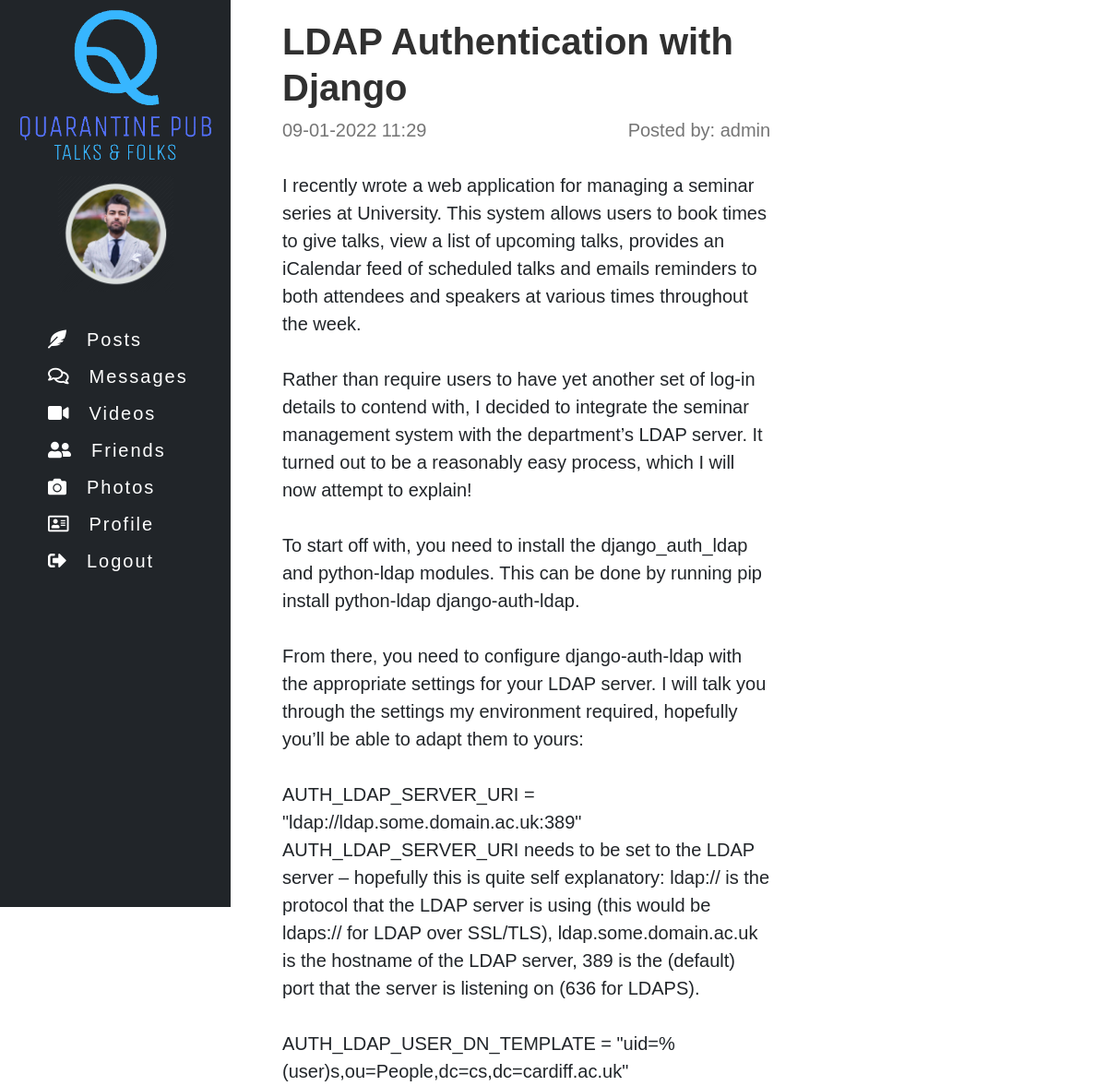
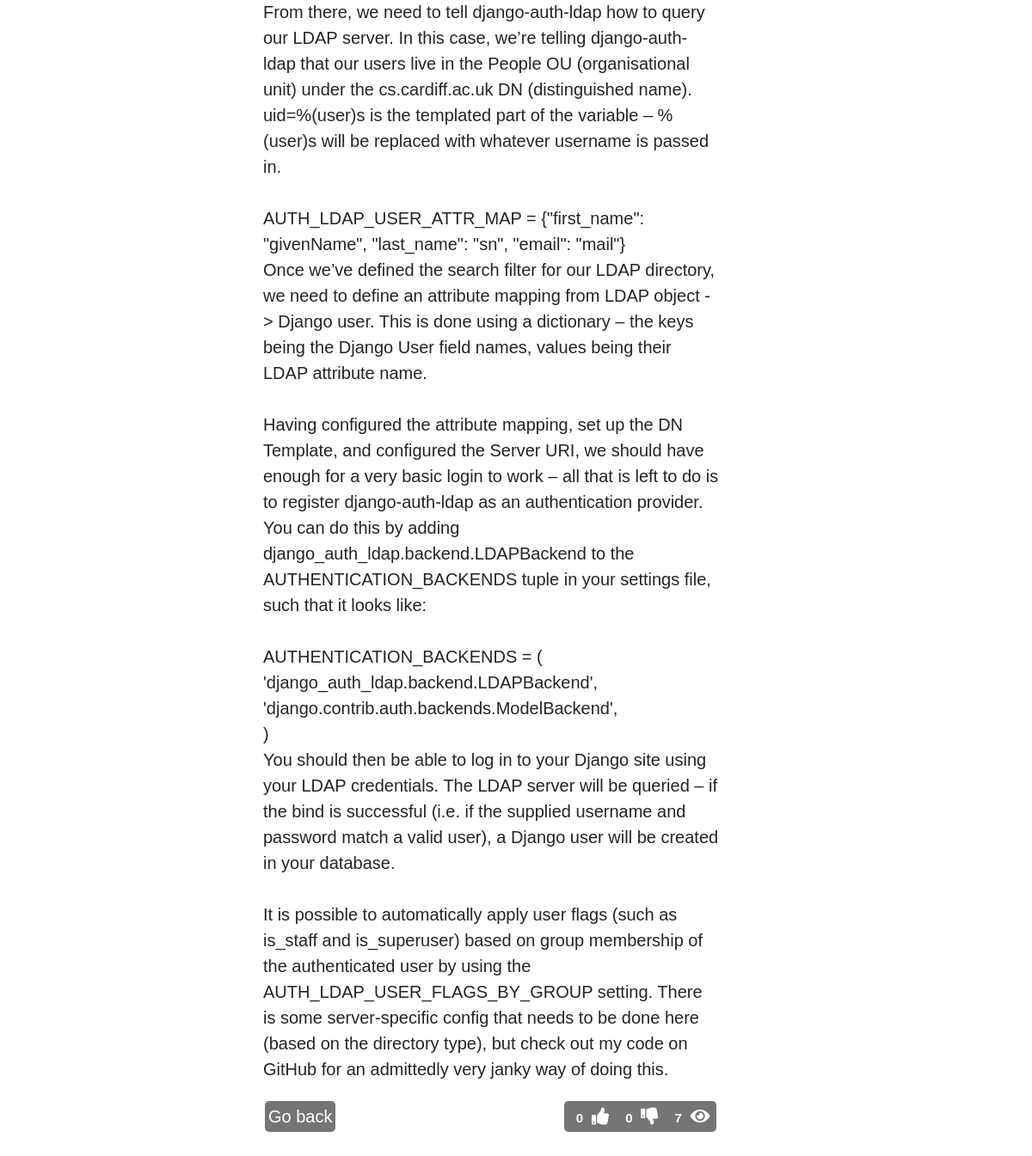
The page /post/8/ (signed in) on the database its author committed (2 pictures, top to bottom).
### core/models.py (models this page shows, shortened)
class TimeStampMixin(models.Model):
    created_at = models.DateTimeField(auto_now_add=True)
    updated_at = models.DateTimeField(auto_now=True)
    class Meta:
        abstract = True

class Post(TimeStampMixin):
    title = models.CharField(max_length=100, null=False, blank=False)
    content = models.TextField(null=False, blank=False)
    image = models.CharField(max_length=255, null=True, blank=True)
    user_id = models.ForeignKey(settings.AUTH_USER_MODEL, null=True, on_delete=models.SET_NULL, blank=False)
    views = models.PositiveIntegerField(default=0, null=False, blank=True)

### core/views.py (the view)
# urls.py: path('post/<int:pk>/', PostView.as_view(), name='preview'),
class PostView(DetailView):
    model = Post
    context_object_name = 'post_data'
    template_name = "../core/post.html"
    def changeViewsCount(self):
        post = Post.objects.get(id=self.kwargs.get('pk'))
        post.views += 1
        post.save()
    def get_object(self, queryset=None):
        self.changeViewsCount()
        post = Post.objects.get(id=self.kwargs.get('pk'))
        post.likes = post.likes_set.filter(status=True).count()
        post.dislikes = post.likes_set.filter(status=False).count()
        return post

### templates/core/post.html (shortened to what this page needs)
{% extends 'base.html' %}
{% block content %}
<div class="col offset-3" id="posts">
    <article class="post">
        <h1 class="post-title">
        <a href="{% url 'posts:preview' post_data.id %}" class="post_title">{{ post_data.title }}</a>
        </h1>
        <div class="post_header">
           <div class="post_header_item">
            <time datetime="{{ post_data.created_at }}" class="post_date">{{ post_data.created_at|date:"d-m-Y H:i" }}</time>
            </div>
            <div class="post_header_item">
                Posted by: {{ post_data.user_id}}
            </div>
        </div>
        <div class="content">
            {{ post_data.content|linebreaksbr }}
        </div>
        <div class="post_footer">
        <div class="post_footer_item">
            <a href="{% url 'posts:list' %}" class="read_more">Go back</a>
        </div>
        <div class="post_footer_item">
            <span class="badge">{{ post_data.likes }}</span><a class="fas fa-thumbs-up likeblock_icon"></a>
            <span class="badge">{{ post_data.dislikes }}</span><a class="fas fa-thumbs-down likeblock_icon"></a>
            <span class="badge">{{ post_data.views }}</span><a class="fas fa-eye likeblock_icon"></a>
        </div>
        </div>
    </article>
</div>
{% endblock content %}

### static/core/css/main.css (style rules this page uses)
.post_title { line-height: 1.25; font-family: "pt sans", Helvetica, Arial, sans-serif; font-size: 40px; font-style: normal; font-variant-caps: normal; font-variant-east-asian: normal; font-variant-ligatures: normal; font-variant-numeric: normal; font-weight: 700; text-decoration: none; color: #303030; }
.post_header_item { display: inline-block; margin-top: -0.5rem; margin-bottom: 1rem; font-family: "pt sans", Helvetica, Arial, sans-serif; font-size: 20px; font-style: normal; font-variant-caps: normal; font-variant-east-asian: normal; font-variant-ligatures: normal; font-variant-numeric: normal; font-weight: 400; color: #757575; }
.post { display: block; margin-bottom: 4em; margin-top: 1em; max-width: 60%; min-width: 20%; line-height: 1.5; font-family: "pt sans", Helvetica, Arial, sans-serif; font-size: 20px; font-style: normal; font-variant-caps: normal; font-variant-east-asian: normal; font-variant-ligatures: normal; font-variant-numeric: normal; font-weight: 400; }
@media (min-width: 1002px) and (max-width: 1600px) { .post { max-width: 60%; min-width: 20%; } }
.post .content { margin-bottom: 1em; }
.read_more { text-decoration: none; color: white; font-family: "pt sans", Helvetica, Arial, sans-serif; font-size: 20px; font-style: normal; font-variant-caps: normal; font-variant-east-asian: normal; font-variant-ligatures: normal; font-variant-numeric: normal; font-weight: 400; }
.post_header, .post_footer { display: inline-block; width: 100%; display: flex; justify-content: space-between; }
.post_header { margin-top: 0.7em; margin-bottom: 0.7em; }
.post_footer .post_footer_item { display: inline-block; background-color: #757575; border-radius: 5px; margin: 0.1em; padding-top: 0.15em; padding-bottom: 0.15em; padding-right: 0.2em; padding-left: 0.2em; width:fit-content; }
.badge { color: black; position: relative; vertical-align: center; font-family: "pt sans", Helvetica, Arial, sans-serif; font-size: 15px; font-style: normal; font-variant-caps: normal; font-variant-east-asian: normal; font-variant-ligatures: normal; font-variant-numeric: normal; font-weight: 200; }
.likeblock_icon, .likeblock_icon:hover { color:white; margin-right: 0.2em; text-decoration: none; }

### rows shown on the page
Post: title "LDAP Authentication with Django", created_at "09-01-2022 11:29", user_id "admin", content "I recently wrote a web application for managing a seminar series at University. This system allows users to book times to give talks, view a list of upcoming talks, provides an iCalendar feed of scheduled talks and emails reminders to both attendees and speakers at various times throughout the week. Rather than require users to have yet another set of log-in details to contend with, I decided to integrate the seminar management system with the department’s LDAP server. It turned out to be a reasonably easy process, which I will now attempt to explain! To start off with, you need to install the django_auth_ldap and python-ldap modules. This can be done by running pip install python-ldap…", likes "0", dislikes "0", views "7"
